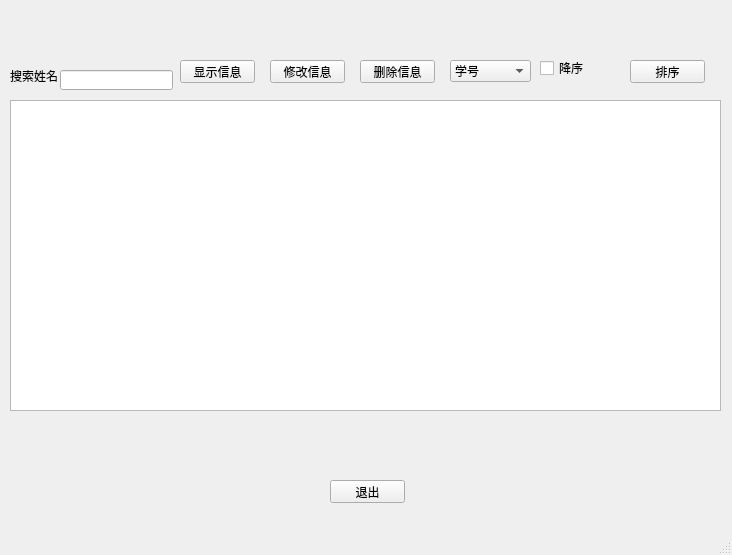
<?xml version="1.0" encoding="UTF-8"?>
<ui version="4.0">
 <class>admin</class>
 <widget class="QMainWindow" name="admin">
  <property name="geometry">
   <rect>
    <x>0</x>
    <y>0</y>
    <width>732</width>
    <height>555</height>
   </rect>
  </property>
  <property name="windowTitle">
   <string>管理员界面</string>
  </property>
  <widget class="QWidget" name="centralwidget">
   <widget class="QTableView" name="tableView">
    <property name="geometry">
     <rect>
      <x>10</x>
      <y>100</y>
      <width>711</width>
      <height>311</height>
     </rect>
    </property>
   </widget>
   <widget class="QPushButton" name="pushButton_exit">
    <property name="geometry">
     <rect>
      <x>330</x>
      <y>480</y>
      <width>75</width>
      <height>23</height>
     </rect>
    </property>
    <property name="text">
     <string>退出</string>
    </property>
   </widget>
   <widget class="QPushButton" name="pushButton_show">
    <property name="geometry">
     <rect>
      <x>180</x>
      <y>60</y>
      <width>75</width>
      <height>23</height>
     </rect>
    </property>
    <property name="text">
     <string>显示信息</string>
    </property>
   </widget>
   <widget class="QPushButton" name="pushButton_change">
    <property name="geometry">
     <rect>
      <x>270</x>
      <y>60</y>
      <width>75</width>
      <height>23</height>
     </rect>
    </property>
    <property name="text">
     <string>修改信息</string>
    </property>
   </widget>
   <widget class="QPushButton" name="pushButton_del">
    <property name="geometry">
     <rect>
      <x>360</x>
      <y>60</y>
      <width>75</width>
      <height>23</height>
     </rect>
    </property>
    <property name="text">
     <string>删除信息</string>
    </property>
   </widget>
   <widget class="QLabel" name="label">
    <property name="geometry">
     <rect>
      <x>10</x>
      <y>70</y>
      <width>54</width>
      <height>12</height>
     </rect>
    </property>
    <property name="text">
     <string>搜索姓名</string>
    </property>
   </widget>
   <widget class="QLineEdit" name="lineEdit_findname">
    <property name="geometry">
     <rect>
      <x>60</x>
      <y>70</y>
      <width>113</width>
      <height>20</height>
     </rect>
    </property>
   </widget>
   <widget class="QComboBox" name="comboBox">
    <property name="geometry">
     <rect>
      <x>450</x>
      <y>60</y>
      <width>81</width>
      <height>22</height>
     </rect>
    </property>
    <item>
     <property name="text">
      <string>学号</string>
     </property>
    </item>
    <item>
     <property name="text">
      <string>入学时间</string>
     </property>
    </item>
    <item>
     <property name="text">
      <string>绩点</string>
     </property>
    </item>
   </widget>
   <widget class="QPushButton" name="pushButton_order">
    <property name="geometry">
     <rect>
      <x>630</x>
      <y>60</y>
      <width>75</width>
      <height>23</height>
     </rect>
    </property>
    <property name="text">
     <string>排序</string>
    </property>
   </widget>
   <widget class="QCheckBox" name="checkBox_desc">
    <property name="geometry">
     <rect>
      <x>540</x>
      <y>60</y>
      <width>71</width>
      <height>16</height>
     </rect>
    </property>
    <property name="text">
     <string>降序</string>
    </property>
   </widget>
  </widget>
  <widget class="QMenuBar" name="menubar">
   <property name="geometry">
    <rect>
     <x>0</x>
     <y>0</y>
     <width>732</width>
     <height>23</height>
    </rect>
   </property>
  </widget>
  <widget class="QStatusBar" name="statusbar"/>
 </widget>
 <resources/>
 <connections/>
</ui>
